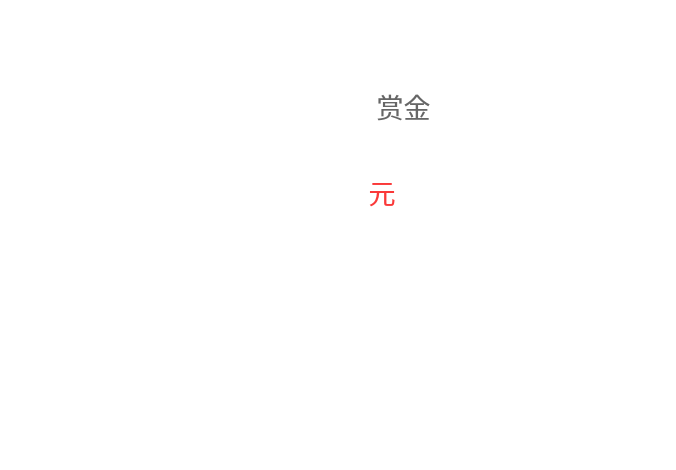
<?xml version="1.0" encoding="UTF-8"?>
<ui version="4.0">
 <class>MReword</class>
 <widget class="QWidget" name="MReword">
  <property name="geometry">
   <rect>
    <x>0</x>
    <y>0</y>
    <width>676</width>
    <height>470</height>
   </rect>
  </property>
  <property name="minimumSize">
   <size>
    <width>676</width>
    <height>470</height>
   </size>
  </property>
  <property name="maximumSize">
   <size>
    <width>676</width>
    <height>470</height>
   </size>
  </property>
  <property name="windowTitle">
   <string>Form</string>
  </property>
  <property name="styleSheet">
   <string notr="true">background-color: transparent;</string>
  </property>
  <widget class="QLabel" name="label">
   <property name="enabled">
    <bool>true</bool>
   </property>
   <property name="geometry">
    <rect>
     <x>20</x>
     <y>10</y>
     <width>611</width>
     <height>441</height>
    </rect>
   </property>
   <property name="styleSheet">
    <string notr="true">border-image: url(:/icon/image/icon/reword.png);</string>
   </property>
   <property name="text">
    <string/>
   </property>
  </widget>
  <widget class="QWidget" name="layoutWidget">
   <property name="geometry">
    <rect>
     <x>260</x>
     <y>80</y>
     <width>171</width>
     <height>51</height>
    </rect>
   </property>
   <layout class="QHBoxLayout" name="horizontalLayout" stretch="2,1">
    <item>
     <widget class="QLabel" name="user">
      <property name="font">
       <font>
        <family>微软雅黑</family>
        <pointsize>20</pointsize>
       </font>
      </property>
      <property name="styleSheet">
       <string notr="true">color: rgb(102, 102, 102);</string>
      </property>
      <property name="text">
       <string/>
      </property>
      <property name="alignment">
       <set>Qt::AlignCenter</set>
      </property>
     </widget>
    </item>
    <item>
     <widget class="QLabel" name="label_3">
      <property name="font">
       <font>
        <family>微软雅黑</family>
        <pointsize>20</pointsize>
       </font>
      </property>
      <property name="styleSheet">
       <string notr="true">color: rgb(102, 102, 102);</string>
      </property>
      <property name="text">
       <string>赏金</string>
      </property>
      <property name="alignment">
       <set>Qt::AlignCenter</set>
      </property>
     </widget>
    </item>
   </layout>
  </widget>
  <widget class="QWidget" name="layoutWidget">
   <property name="geometry">
    <rect>
     <x>230</x>
     <y>140</y>
     <width>181</width>
     <height>104</height>
    </rect>
   </property>
   <layout class="QHBoxLayout" name="horizontalLayout_2" stretch="2,1">
    <item>
     <widget class="QLabel" name="money">
      <property name="font">
       <font>
        <pointsize>50</pointsize>
       </font>
      </property>
      <property name="styleSheet">
       <string notr="true">color: rgb(250, 57, 57);</string>
      </property>
      <property name="text">
       <string/>
      </property>
      <property name="alignment">
       <set>Qt::AlignRight|Qt::AlignTrailing|Qt::AlignVCenter</set>
      </property>
     </widget>
    </item>
    <item>
     <widget class="QLabel" name="label_2">
      <property name="font">
       <font>
        <family>微软雅黑</family>
        <pointsize>20</pointsize>
       </font>
      </property>
      <property name="styleSheet">
       <string notr="true">color: rgb(250, 57, 57);</string>
      </property>
      <property name="text">
       <string>元</string>
      </property>
      <property name="alignment">
       <set>Qt::AlignCenter</set>
      </property>
     </widget>
    </item>
   </layout>
  </widget>
 </widget>
 <resources/>
 <connections/>
</ui>
